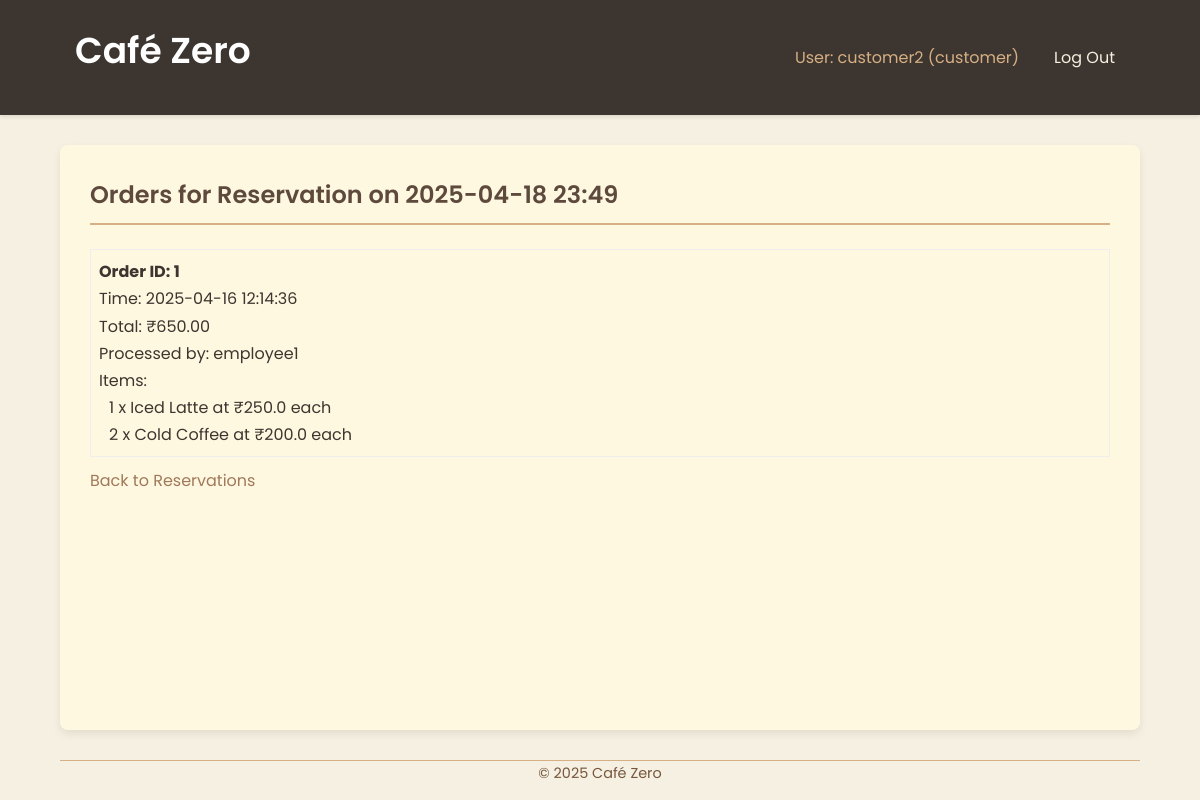
The app's page /customer/reservation/2/orders (signed in) with its own data.
### tables this page shows
CREATE TABLE reservations (
            id INTEGER PRIMARY KEY AUTOINCREMENT,
            customer_id INTEGER NOT NULL,
            reservation_time DATETIME NOT NULL,
            num_guests INTEGER NOT NULL,
            status TEXT DEFAULT 'confirmed', -- e.g., confirmed, completed, cancelled
            created_at TIMESTAMP DEFAULT CURRENT_TIMESTAMP,
            FOREIGN KEY (customer_id) REFERENCES users(id)
        );

CREATE TABLE orders (
            id INTEGER PRIMARY KEY AUTOINCREMENT,
            reservation_id INTEGER, -- Can be NULL if it's a walk-in order not tied to a reservation
            employee_id INTEGER NOT NULL, -- Who took the order
            order_time TIMESTAMP DEFAULT CURRENT_TIMESTAMP,
            total_amount REAL NOT NULL,
            -- For simplicity, we store total amount. A real system would have an order_items table.
            FOREIGN KEY (reservation_id) REFERENCES reservations(id),
            FOREIGN KEY (employee_id) REFERENCES users(id)
        );

CREATE TABLE users (
            id INTEGER PRIMARY KEY AUTOINCREMENT,
            username TEXT UNIQUE NOT NULL,
            password_hash TEXT NOT NULL,
            role TEXT NOT NULL CHECK(role IN ('customer', 'employee', 'admin')),
            loyalty_points INTEGER DEFAULT 0,
            created_at TIMESTAMP DEFAULT CURRENT_TIMESTAMP
        );

CREATE TABLE order_items (
            id INTEGER PRIMARY KEY AUTOINCREMENT,
            order_id INTEGER NOT NULL,
            item_name TEXT NOT NULL,
            quantity INTEGER NOT NULL,
            price_per_item REAL NOT NULL,
            FOREIGN KEY (order_id) REFERENCES orders(id) ON DELETE CASCADE -- Delete items if order is deleted
        );

### app.py (the view)
@app.route('/customer/reservation/<int:res_id>/orders')
@login_required
@role_required('customer')
def customer_view_orders(res_id):
    orders = []
    reservation_details = None
    db = get_db()
    customer_id = session['user_id']
    if not db:
        return render_template('customer/view_orders.html', orders=[], reservation=None, error="Database connection failed")
    try:
        cursor = db.execute('SELECT * FROM reservations WHERE id = ? AND customer_id = ?', (res_id, customer_id))
        reservation_row = cursor.fetchone()
        if reservation_row:
            reservation_details = dict(reservation_row)
            orders_data = db.execute("""
                SELECT o.id as order_id, o.order_time, o.total_amount, u.username as employee_username
                FROM orders o
                JOIN users u ON o.employee_id = u.id
                WHERE o.reservation_id = ?
                ORDER BY o.order_time
            """, (res_id,)).fetchall()
            orders = []
            for order_row in orders_data:
                order = dict(order_row)
                items_cursor = db.execute("""
                    SELECT item_name, quantity, price_per_item
                    FROM order_items
                    WHERE order_id = ?
                """, (order['order_id'],))
                order['items'] = [dict(item_row) for item_row in items_cursor.fetchall()]
                orders.append(order)
        else:
            flash("Reservation not found or access denied.", "warning")
            return redirect(url_for('customer_view_reservations'))
    except sqlite3.Error as e:
        print(f"DB Error fetching orders for reservation {res_id}: {e}")
        flash("Could not fetch order history for this reservation.", "danger")
    return render_template('customer/view_orders.html', orders=orders, reservation=reservation_details)

### app.py (called while the page is built)
def get_db():
    if 'db' not in g:
        try:
            g.db = sqlite3.connect(DATABASE)
            g.db.row_factory = sqlite3.Row # Return rows as dictionary-like objects
            print("Database connection opened.")
        except sqlite3.Error as e:
            print(f"Database connection error: {e}")
            flash("Database connection error. Please try again later.", "danger")
            g.db = None # Ensure db is None if connection failed
    return g.db

@app.context_processor
def inject_current_year():
    return {'current_year': datetime.datetime.now().year}

def login_required(f):
    @wraps(f)
    def decorated_function(*args, **kwargs):
        if 'user_id' not in session:
            flash('Please log in to access this page.', 'warning')
            return redirect(url_for('login'))
        return f(*args, **kwargs)
    return decorated_function

def role_required(required_role):
    def decorator(f):
        @wraps(f)
        def decorated_function(*args, **kwargs):
            if 'user_id' not in session:
                flash('Please log in to access this page.', 'warning')
                return redirect(url_for('login'))
            if session.get('role') != required_role:
                flash(f'You do not have permission to access this page. Requires {required_role} role.', 'danger')
                if 'role' in session:
                     return redirect(url_for(f"{session['role']}_dashboard"))
                else:
                     return redirect(url_for('login'))
            return f(*args, **kwargs)
        return decorated_function
    return decorator

### templates/customer/view_orders.html (shortened to what this page needs)
{% extends 'base.html' %}
{% block content %}
  <h2>Orders for Reservation on {{ reservation['reservation_time'].replace('T', ' ') }}</h2>
  {% if orders %}
    <div style="margin-bottom: 10px;">
      {% for order in orders %}
        <div style="border: 1px solid #eee; padding: 8px; margin-bottom: 5px;">
          <strong>Order ID: {{ order['order_id'] }}</strong><br>
          Time: {{ order['order_time'] }}<br>
          Total: ₹{{ "%.2f"|format(order['total_amount']) }}<br>
          Processed by: {{ order['employee_username'] }}<br>
          Items:
          <ul style="list-style-type: none; padding-left: 10px;">
            {% for item in order['items'] %}
              <li>{{ item['quantity'] }} x {{ item['item_name'] }} at ₹{{ item['price_per_item'] }} each</li>
            {% endfor %}
          </ul>
        </div>
      {% endfor %}
    </div>
  {% else %}
    <p>No orders found for this reservation.</p>
  {% endif %}
  <p><a href="{{ url_for('customer_view_reservations') }}">Back to Reservations</a></p>
{% endblock %}

### static/style.css (style rules this page uses)
* { box-sizing: border-box; margin: 0; padding: 0; }
body { font-family: 'Poppins', sans-serif; line-height: 1.7; background-color: #f5f0e1; color: #3d352f; display: flex; flex-direction: column; min-height: 100vh; }
h1, h2, h3 { color: #5e4a3d; margin-bottom: 0.8em; font-weight: 600; }
h2 { border-bottom: 2px solid #d6b084; padding-bottom: 0.3em; margin-bottom: 1em; }
p { margin-bottom: 1em; }
a { color: #a0785a; text-decoration: none; transition: color 0.2s ease-in-out; }

### records on screen
reservations: reservation_time.replace "2025-04-18 23:49"
orders: order_id "1", order_time "2025-04-16 12:14:36", total_amount "650.00", employee_username "employee1"
order_items: quantity "1", item_name "Iced Latte", price_per_item "250.0"
order_items: quantity "2", item_name "Cold Coffee", price_per_item "200.0"

### other values on screen
{{ session['username'] }} "customer2"
{{ session['role'] }} "customer"
